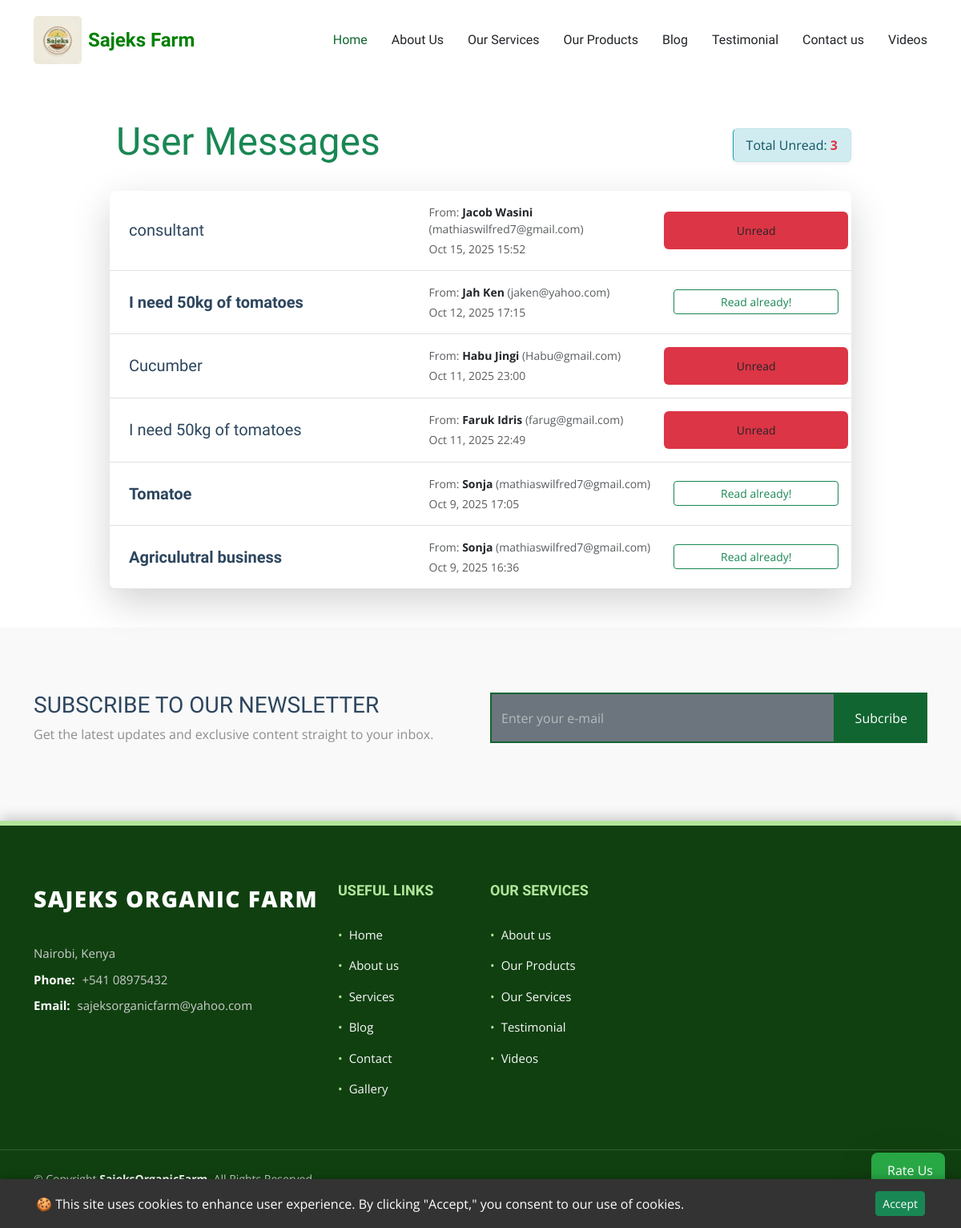
Screenshot of /contact_list/ with the database file from the repository.
### sajeksApp/models.py (models this page shows, shortened)
class Logo(models.Model):
    image = models.ImageField(upload_to = 'logo_img', help_text="this is the image to use on logo")

class Contact(models.Model):
    name = models.CharField(max_length=50)
    email = models.EmailField(max_length=50)
    subject=models.CharField(max_length=50)
    message = CKEditor5Field(max_length=500)
    status = models.BooleanField(default=True)
    posted_on = models.DateTimeField(auto_now_add=True)
    class Meta:
        ordering = ['posted_on']

class adminContact(models.Model):
    location = models.CharField(max_length=50)
    email = models.EmailField(max_length=50)
    call= models.CharField(max_length=50)

### sajeksApp/views.py (the view)
# urls.py: path('contact_list/', views.contact_list, name ='contact_list'),
def contact_list(request):
    logos = Logo.objects.first()
    contacts = Contact.objects.all().order_by('-posted_on')
    unread_count= Contact.objects.filter(status = True).count()
    msg_countig = Contact.objects.filter(status =True)
    message_count = msg_countig.count()
    subscribtion_form = SubscribtionForm()
    admincontact = adminContact.objects.first()
    context ={
        'contacts':contacts,
        'unread_count':unread_count,
        'message_count':message_count,
        'sub_form':subscribtion_form,
        'admincontact':admincontact,
        'logo':logos
    }
    return render(request, 'sajeksApp/contact_list.html', context)

### sajeksApp/templates/sajeksApp/contact_list.html (shortened to what this page needs)
{% extends 'sajeksApp/base/base.html' %}
{% load static %}
{% block content %}
<div class="container my-5">
    <div class="row">
        <div class="col-lg-10 offset-lg-1">
            <div class="d-flex justify-content-between align-items-center mb-4">
                <h1 class="display-5 text-success">
                     User Messages
                </h1>
                <div class="alert alert-info py-2 px-3 m-0 shadow-sm">
                    Total Unread: <strong class = "text-danger">{{ unread_count }}</strong>
                </div>
            </div>
            <div class="message-list shadow-lg rounded-3">
                {% for contact in contacts %}
                <div class="message-item p-3 border-bottom {% if not contact.status %}unread-message{% endif %}">
                    <div class="row align-items-center">
                        <div class="col-md-5 d-flex align-items-center">
                            <h5 class="mb-0 text-truncate {% if not contact.status %}fw-bold{% endif %}">
                                {{ contact.subject }}
                            </h5>
                        </div>
                        <div class="col-md-4 text-muted small mt-2 mt-md-0">
                            From: <strong class="text-dark">{{ contact.name }}</strong> ({{ contact.email }})
                            <span class="d-block mt-1">
                                 {{ contact.posted_on|date:"M j, Y H:i" }}
                            </span>
                        </div>
                        {% if contact.status == True %}
                        <div class="col-md-3 badge bg-danger text-success fw-bold p-2">
                            <a href="{% url 'contact_detail' contact.id %}" class="btn btn-sm w-100 w-md-auto">
                                Unread
                            </a>
                        </div>
                        {% else %}
                        <div class="col-md-3 text-end mt-2 mt-md-0">
                            <a href="{% url 'contact_detail' contact.id %}" class="btn btn-sm btn-outline-success w-100 w-md-auto">
                                Read already!
                            </a>
                        </div>
                        {% endif %}
                    </div>
                </div>
                {% empty %}
                <div class="p-5 text-center text-muted">
                    <i class="far fa-check-circle display-4 mb-3 text-success"></i>
                    <p class="lead">Hooray! Your inbox is empty.</p>
                </div>
                {% endfor %}
            </div>
        </div>
    </div>
</div>
{% endblock %}

### sajeksApp/templates/sajeksApp/base/base.html (shortened to what this page needs)
{% load static %}
<!DOCTYPE html>
<html lang="en">
<head>
  <link href="{% static 'sajeksApp/assets/vendor/bootstrap/css/bootstrap.min.css' %}" rel="stylesheet">
  <link href="{% static 'sajeksApp/assets/vendor/bootstrap-icons/bootstrap-icons.css' %}" rel="stylesheet">
  <link href="{% static 'sajeksApp/assets/vendor/aos/aos.css' %}" rel="stylesheet">
  <link href="{% static 'sajeksApp/assets/vendor/swiper/swiper-bundle.min.css' %}" rel="stylesheet">
  <link href="{% static 'sajeksApp/assets/vendor/glightbox/css/glightbox.min.css' %}" rel="stylesheet">
  <link href="{% static 'sajeksApp/assets/css/main.css' %}" rel="stylesheet">
  <link href="{% static 'sajeksApp/testimonial/about.css' %}" rel="stylesheet">
</head>
<body class="index-page">
  <header id="header" class="header d-flex align-items-center position-relative">
    <div class="container-fluid container-xl position-relative d-flex align-items-center justify-content-between">
      <a href="{% url 'home' %}" class="logo d-flex align-items-center me-auto">
          <img src="{{ logo.image.url }}"
              alt="SajeksFarm logo"
              class="img-fluid me-2"
              style="height: 60px; max-height: 60px; border-radius: 5px; transition: transform 0.3s ease-in-out;"
              onmouseover="this.style.transform='scale(3.2)'"
              onmouseout="this.style.transform='scale(1.0)'"
          >
          <h1 class="sitename mb-0 fw-bold" style="color: #008000; font-size: 24px;">
              Sajeks Farm
          </h1>
      </a>
      <nav id="navmenu" class="navmenu">
        <ul>
          <li><a href="{% url 'home' %}" class="active">Home</a></li>
          <li><a href="{% url 'about' %}">About Us</a></li>
          <li><a href="{% url 'service' %}">Our Services</a></li>
          <li><a href="{% url 'produce_list_view' %}">Our Products</a></li>
          <li><a href="{% url 'blog' %}">Blog</a></li>
          <li><a href="{% url 'testimonial' %}">Testimonial</a></li>
          <li><a href="{% url 'contact' %}">Contact us</a></li>
          <li><a href="{% url 'videos' %}">Videos</a></li>
        </ul>
      </nav>
    </div>
  </header>
  {% block content %}
  {% endblock %}
  {% include 'sajeksApp/base/testimonial_popup.html' %}
  {% include 'sajeksApp/base/rate_us_button.html' %}
    <section id="call-to-action" class="call-to-action section light-background">
        <div class="content">
          <div class="container">
            <div class="row align-items-center">
              <div class="col-lg-6">
                <h3>Subscribe To Our Newsletter</h3>
                <p class="opacity-50">
                  Get the latest updates and exclusive content straight to your inbox.
                </p>
              </div>
              <div class="col-lg-6" id="subscription-area">
                <form action="{% url 'subscribe' %}" method="post" class="form-subscribe">
                  <div class="form-group d-flex align-items-stretch">
                    {{ sub_form.email }}
                    <input type="submit" class="btn btn-secondary px-4" value="Subcribe">
                  </div>
                </form>
              </div>
            </div>
          </div>
        </div>
      </section>
    {% include 'sajeksFooter/footer.html' %}
  </body>
  </html>

### sajeksFooter/templates/sajeksFooter/footer.html (shortened to what this page needs)
{% extends "sajeksFooter/base/base.html" %}
{% block content %}
<footer id="footer" style="
    background: #104010; /* Dark Forest Green */
    color: #f8f8f8; /* Light text */
    font-size: 15px;
    padding: 0;
    border-top: 6px solid #b3e59b; /* Light green accent */
    box-shadow: 0 -4px 15px rgba(0, 0, 0, 0.2);
">
    <div class="footer-top" style="padding: 70px 0 40px 0;">
        <div class="container">
            <div class="row gy-4">
                <div class="col-lg-4 col-md-6 footer-about">
                    <a href="index.html" class="logo d-flex align-items-center" style="text-decoration: none;">
                        <span class="sitename" style="
                            font-size: 28px;
                            font-weight: 800;
                            color: #ffffff;
                            letter-spacing: 1.5px;
                            text-transform: uppercase;
                        ">Sajeks Organic Farm</span>
                    </a>
                    <div class="footer-contact pt-3" style="margin-top: 20px;">
                        <p style="margin-bottom: 10px; color: #cccccc;">{{admincontact.location}}</p>
                        <p style="margin-bottom: 10px;">
                            <strong style="color: #ffffff; font-weight: 700; margin-right: 5px;">Phone:</strong>
                            <span style="color: #cccccc;">{{admincontact.call}}</span>
                        </p>
                        <p style="margin-bottom: 0;">
                            <strong style="color: #ffffff; font-weight: 700; margin-right: 5px;">Email:</strong>
                            <span style="color: #cccccc;">{{admincontact.email}}</span>
                        </p>
                    </div>
                </div>
                <div class="col-lg-2 col-md-3 footer-links">
                    <h4 style="
                        font-size: 18px;
                        font-weight: 800;
                        color: #b3e59b; /* Accent Green */
                        text-transform: uppercase;
                        margin-bottom: 25px;
                    ">Useful Links</h4>
                    <ul style="list-style: none; padding: 0;">
                        <li style="padding: 8px 0;"><a href="{% url 'home' %}" style="color: #f8f8f8; text-decoration: none; display: flex; align-items: center;">
                            <span style="margin-right: 8px; color: #b3e59b;">&bull;</span> Home
                        </a></li>
                        <li style="padding: 8px 0;"><a href="{% url 'about' %}" style="color: #f8f8f8; text-decoration: none; display: flex; align-items: center;">
                            <span style="margin-right: 8px; color: #b3e59b;">&bull;</span> About us
                        </a></li>
                        <li style="padding: 8px 0;"><a href="{% url 'service' %}" style="color: #f8f8f8; text-decoration: none; display: flex; align-items: center;">
                            <span style="margin-right: 8px; color: #b3e59b;">&bull;</span> Services
                        </a></li>
                        <li style="padding: 8px 0;"><a href="{% url 'blog' %}" style="color: #f8f8f8; text-decoration: none; display: flex; align-items: center;">
                            <span style="margin-right: 8px; color: #b3e59b;">&bull;</span> Blog
                        </a></li>
                        <li style="padding: 8px 0;"><a href="{% url 'contact' %}" style="color: #f8f8f8; text-decoration: none; display: flex; align-items: center;">
                            <span style="margin-right: 8px; color: #b3e59b;">&bull;</span> Contact
                        </a></li>
                        <li style="padding: 8px 0;"><a href="{% url 'gallery' %}" style="color: #f8f8f8; text-decoration: none; display: flex; align-items: center;">
                            <span style="margin-right: 8px; color: #b3e59b;">&bull;</span> Gallery
                        </a></li>
                    </ul>
                </div>
                <div class="col-lg-2 col-md-3 footer-links">
                    <h4 style="
                        font-size: 18px;
                        font-weight: 800;
                        color: #b3e59b; /* Accent Green */
                        text-transform: uppercase;
                        margin-bottom: 25px;
                    ">Our Services</h4>
                    <ul style="list-style: none; padding: 0;">
                        <li style="padding: 8px 0;"><a href="{% url 'about' %}" style="color: #f8f8f8; text-decoration: none; display: flex; align-items: center;">
                            <span style="margin-right: 8px; color: #b3e59b;">&bull;</span> About us
                        </a></li>
                        <li style="padding: 8px 0;"><a href="{% url 'produce_list_view' %}" style="color: #f8f8f8; text-decoration: none; display: flex; align-items: center;">
                            <span style="margin-right: 8px; color: #b3e59b;">&bull;</span> Our Products
                        </a></li>
                        <li style="padding: 8px 0;"><a href="{% url 'service' %}" style="color: #f8f8f8; text-decoration: none; display: flex; align-items: center;">
                            <span style="margin-right: 8px; color: #b3e59b;">&bull;</span> Our Services
                        </a></li>
                        <li style="padding: 8px 0;"><a href="{% url 'testimonial' %}" style="color: #f8f8f8; text-decoration: none; display: flex; align-items: center;">
                            <span style="margin-right: 8px; color: #b3e59b;">&bull;</span> Testimonial
                        </a></li>
                        <li style="padding: 8px 0;"><a href="{% url 'videos' %}" style="color: #f8f8f8; text-decoration: none; display: flex; align-items: center;">
                            <span style="margin-right: 8px; color: #b3e59b;">&bull;</span>Videos
                        </a></li>
                    </ul>
                </div>
                <div class="col-lg-4 col-md-12">
                    </div>
            </div>
        </div>
    </div>
    <div class="copyright text-center" style="
        padding: 25px 0;
        border-top: 1px solid rgba(255, 255, 255, 0.15); /* Subtle separator */
        font-size: 14px;
        color: #cccccc;
    ">
        <div class="container d-flex flex-column flex-lg-row justify-content-center justify-content-lg-between align-items-center">
            <div class="d-flex flex-column align-items-center align-items-lg-start">
                <div style="margin-bottom: 5px;">
                    © Copyright <strong><span style="color: #ffffff;">SajeksOrganicFarm</span></strong>. All Rights Reserved
                </div>
                <div class="credits">
                    Designed by <a href="https://www.linkedin.com/in/wilfred-mathias-2a203a38a/" style="color: #b3e59b; text-decoration: none;">Wilfred Mathias(+2348134622388)</a>
                </div>
            </div>
            <div class="social-links order-first order-lg-last mb-3 mb-lg-0">
                <a href="https://www.linkedin.com/in/wilfred-mathias-2a203a38a/" style="
                    color: #cccccc;
                    margin-left: 10px;
                    display: inline-flex;
                    align-items: center;
                    justify-content: center;
                    width: 38px;
                    height: 38px;
                    border: 2px solid rgba(255, 255, 255, 0.3);
                    border-radius: 50%;
                    text-decoration: none;
                "></a>
            </div>
        </div>
    </div>
</footer>
{% endblock %}

### rows the page displays
Logo: image (picture)
Contact: subject "consultant", name "Jacob Wasini", email "mathiaswilfred7@gmail.com", posted_on "Oct 15, 2025 15:52", status "Unread"
Contact: subject "I need 50kg of tomatoes", name "Jah Ken", email "jaken@yahoo.com", posted_on "Oct 12, 2025 17:15", status "Read already!"
Contact: subject "Cucumber", name "Habu Jingi", email "Habu@gmail.com", posted_on "Oct 11, 2025 23:00", status "Unread"
Contact: subject "I need 50kg of tomatoes", name "Faruk Idris", email "farug@gmail.com", posted_on "Oct 11, 2025 22:49", status "Unread"
Contact: subject "Tomatoe", name "Sonja", email "mathiaswilfred7@gmail.com", posted_on "Oct 9, 2025 17:05", status "Read already!"
Contact: subject "Agriculutral business", name "Sonja", email "mathiaswilfred7@gmail.com", posted_on "Oct 9, 2025 16:36", status "Read already!"
adminContact: location "Nairobi, Kenya", call "+541 08975432", email "sajeksorganicfarm@yahoo.com"

### other values shown
{{ unread_count }} "3"
